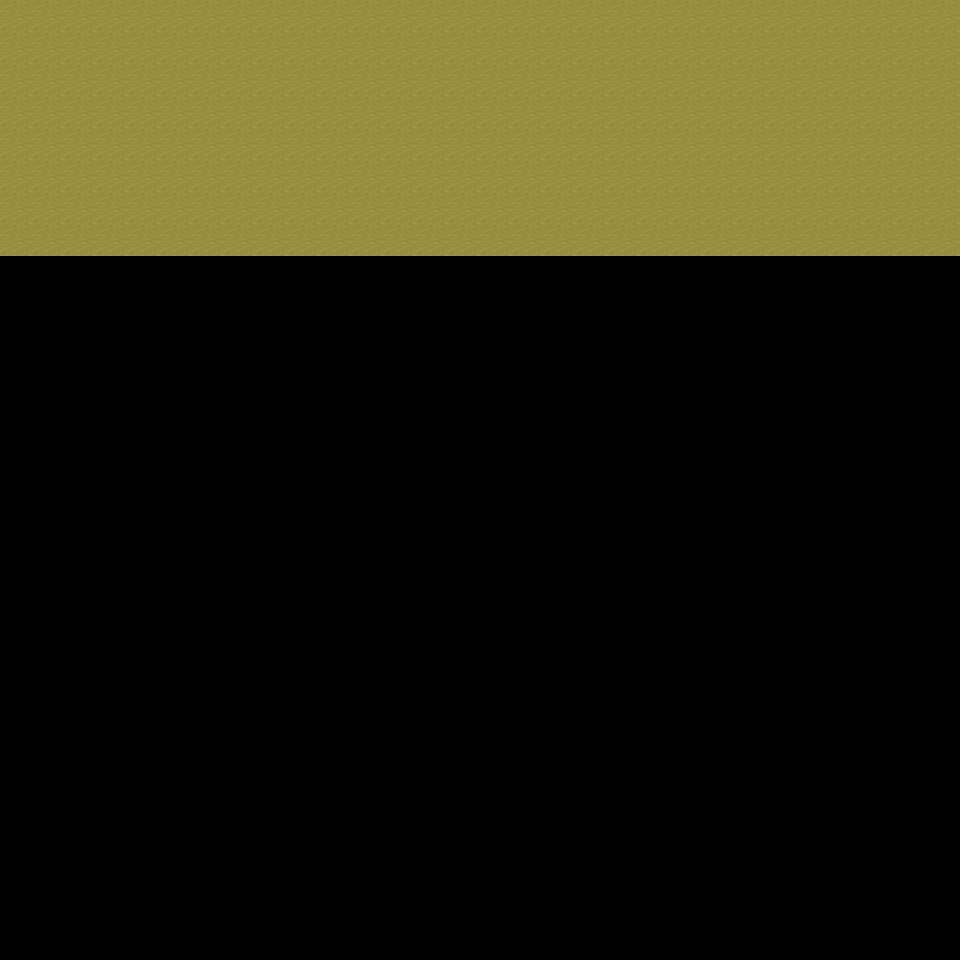

A level layout from a 2D game, rendered from its tile map. Below: a short description, then the map file with tile-grid data replaced by summaries:
An orthogonal 30x30 tile map with 32x32 px tiles, 6 tile layers (Ground, Object, Object2, Above, ...), 24 tilesets and 2 objects (2x mapExit).

<map version="1.0" orientation="orthogonal" renderorder="right-down" width="30" height="30" tilewidth="32" tileheight="32" nextobjectid="3">
  <tileset firstgid="1" name="tileset_ground_ground" tilewidth="32" tileheight="32" tilecount="33" columns="3">
    <image source="../drawable/tileset_ground_ground.png" width="96" height="352" />
  </tileset>
  <tileset firstgid="34" name="tileset_ground_ridge_earth_dark" tilewidth="32" tileheight="32" tilecount="96" columns="12">
    <image source="../drawable/tileset_ground_ridge_earth_dark.png" width="384" height="256" />
  </tileset>
  <tileset firstgid="130" name="tileset_plant_grasses" tilewidth="32" tileheight="32" tilecount="6" columns="3">
    <image source="../drawable/tileset_plant_grasses.png" width="96" height="64" />
  </tileset>
  <tileset firstgid="136" name="tileset_ground_grass_edges" tilewidth="32" tileheight="32" tilecount="36" columns="12">
    <image source="../drawable/tileset_ground_grass_edges.png" width="384" height="96" />
  </tileset>
  <tileset firstgid="172" name="tileset_ground_rock_pebbles" tilewidth="32" tileheight="32" tilecount="3" columns="1">
    <image source="../drawable/tileset_ground_rock_pebbles.png" width="32" height="96" />
  </tileset>
  <tileset firstgid="175" name="tileset_plant_flower_daisy_blue" tilewidth="32" tileheight="32" tilecount="8" columns="2">
    <image source="../drawable/tileset_plant_flower_daisy_blue.png" width="64" height="128" />
  </tileset>
  <tileset firstgid="183" name="tileset_plant_flower_daisy_white" tilewidth="32" tileheight="32" tilecount="8" columns="2">
    <image source="../drawable/tileset_plant_flower_daisy_white.png" width="64" height="128" />
  </tileset>
  <tileset firstgid="191" name="tileset_ground_cobbled_paving" tilewidth="32" tileheight="32" tilecount="1" columns="1">
    <image source="../drawable/tileset_ground_cobbled_paving.png" width="32" height="32" />
  </tileset>
  <tileset firstgid="192" name="tileset_item_pot_dark_barrel" tilewidth="32" tileheight="32" tilecount="2" columns="1">
    <image source="../drawable/tileset_item_pot_dark_barrel.png" width="32" height="64" />
  </tileset>
  <tileset firstgid="194" name="tileset_item_statue_green_stone" tilewidth="32" tileheight="32" tilecount="12" columns="4">
    <image source="../drawable/tileset_item_statue_green_stone.png" width="128" height="96" />
  </tileset>
  <tileset firstgid="206" name="tileset_logic_creature_orc" tilewidth="32" tileheight="32" tilecount="6" columns="6">
    <image source="../drawable/tileset_logic_creature_orc.png" width="192" height="32" />
  </tileset>
  <tileset firstgid="212" name="tileset_logic_creature_gnome" tilewidth="32" tileheight="32" tilecount="6" columns="6">
    <image source="../drawable/tileset_logic_creature_gnome.png" width="192" height="32" />
  </tileset>
  <tileset firstgid="218" name="tileset_logic_creature_animal" tilewidth="32" tileheight="32" tilecount="32" columns="8">
    <image source="../drawable/tileset_logic_creature_animal.png" width="256" height="128" />
  </tileset>
  <tileset firstgid="250" name="tileset_logic_item_sign" tilewidth="32" tileheight="32" tilecount="1" columns="1">
    <image source="../drawable/tileset_logic_item_sign.png" width="32" height="32" />
  </tileset>
  <tileset firstgid="251" name="tileset_logic_collision" tilewidth="32" tileheight="32" tilecount="1" columns="1">
    <image source="../drawable/tileset_logic_collision.png" width="32" height="32" />
  </tileset>
  <tileset firstgid="252" name="tileset_logic_portal" tilewidth="32" tileheight="32" tilecount="24" columns="8">
    <image source="../drawable/tileset_logic_portal.png" width="256" height="96" />
  </tileset>
  <tileset firstgid="276" name="tileset_ground_pothole" tilewidth="32" tileheight="32" tilecount="4" columns="4">
    <image source="../drawable/tileset_ground_pothole.png" width="128" height="32" />
  </tileset>
  <tileset firstgid="280" name="tileset_object_suspension_bridge" tilewidth="32" tileheight="32" tilecount="24" columns="3">
    <image source="../drawable/tileset_object_suspension_bridge.png" width="96" height="256" />
  </tileset>
  <tileset firstgid="304" name="tileset_item_corpse_huge_animal" tilewidth="32" tileheight="32" tilecount="16" columns="2">
    <image source="../drawable/tileset_item_corpse_huge_animal.png" width="64" height="256" />
  </tileset>
  <tileset firstgid="320" name="tileset_ground_green_paving" tilewidth="32" tileheight="32" tilecount="18" columns="3">
    <image source="../drawable/tileset_ground_green_paving.png" width="96" height="192" />
  </tileset>
  <tileset firstgid="338" name="tileset_logic_protection" tilewidth="32" tileheight="32" tilecount="2" columns="2">
    <image source="../drawable/tileset_logic_protection.png" width="64" height="32" />
  </tileset>
  <tileset firstgid="340" name="tileset_building_chimney_smoke" tilewidth="32" tileheight="32" tilecount="40" columns="4">
    <image source="../drawable/tileset_building_chimney_smoke.png" width="128" height="320" />
  </tileset>
  <tileset firstgid="380" name="tileset_building_huts" tilewidth="32" tileheight="32" tilecount="338" columns="26">
    <image source="../drawable/tileset_building_huts.png" width="832" height="416" />
  </tileset>
  <tileset firstgid="718" name="tileset_light_door_light" tilewidth="32" tileheight="32" tilecount="12" columns="3">
    <image source="../drawable/tileset_light_door_light.png" width="96" height="128" />
  </tileset>
  <layer name="Ground" width="30" height="30">
    <data>[900 cells, 240 non-empty, 1 distinct tile ids]</data>
  </layer>
  <layer name="Object" width="30" height="30">
    <data>[900 cells, 0 non-empty, 0 distinct tile ids]</data>
  </layer>
  <layer name="Object2" width="30" height="30">
    <data>[900 cells, 0 non-empty, 0 distinct tile ids]</data>
  </layer>
  <layer name="Above" width="30" height="30">
    <data>[900 cells, 0 non-empty, 0 distinct tile ids]</data>
  </layer>
  <layer name="Above2" width="30" height="30">
    <data>[900 cells, 0 non-empty, 0 distinct tile ids]</data>
  </layer>
  <layer name="Walkable" width="30" height="30">
    <data>[900 cells, 0 non-empty, 0 distinct tile ids]</data>
  </layer>
  <objectgroup name="MapEvents">
    <object id="1" name="north" type="mapExit" x="0" y="0" width="960" height="32">
      <properties>
        <property name="map" value="level_0_x187_y28" />
        <property name="x" value="0" />
        <property name="y" value="28" />
      </properties>
    </object>
    <object id="2" name="east" type="mapExit" x="928" y="0" width="32" height="960">
      <properties>
        <property name="map" value="level_0_x188_y29" />
        <property name="x" value="1" />
        <property name="y" value="0" />
      </properties>
    </object>
  </objectgroup>
</map>
